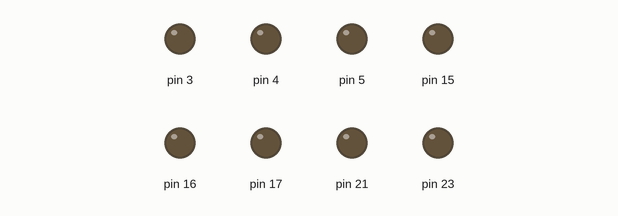
Simulated run of this program. Board: MicroPython board. On the bench: output pins drawn as LEDs (lit = HIGH).

Above: at 0.05 s.
At 0.45 s:
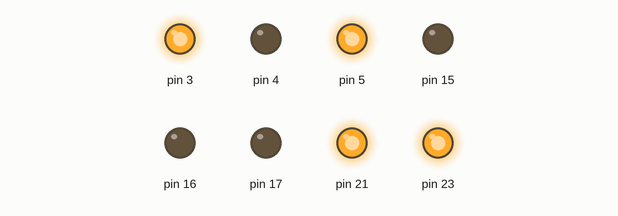
At 0.75 s:
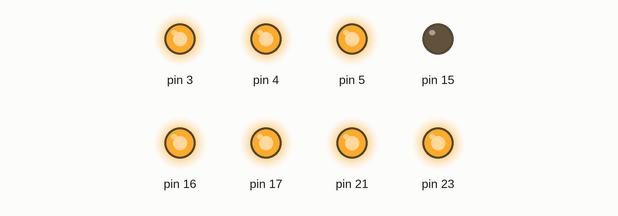
At 1.45 s:
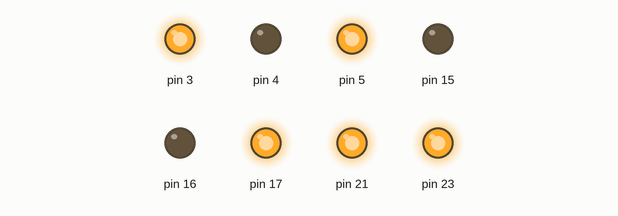
At 2.15 s:
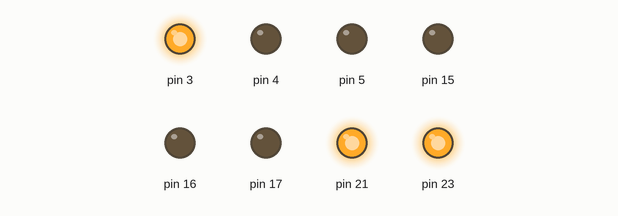
At 2.85 s:
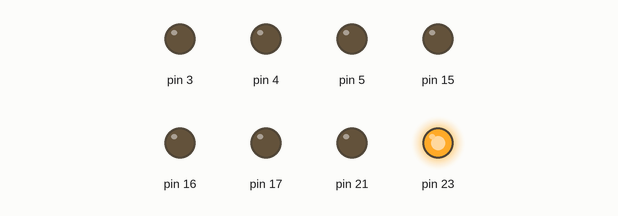
Timing chart, 0 to 3.1 s (numbered marks = the images above):
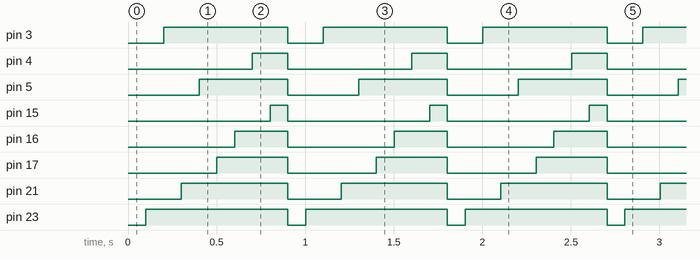

Measured:
- by itself, pin 3: alternates HIGH for 0.70 s and LOW for 0.20 s
- by itself, pin 4: alternates HIGH for 0.20 s and LOW for 0.70 s
- by itself, pin 5: alternates HIGH for 0.50 s and LOW for 0.40 s
- by itself, pin 15: alternates HIGH for 0.10 s and LOW for 0.80 s
- by itself, pin 16: alternates HIGH for 0.30 s and LOW for 0.60 s
- by itself, pin 17: alternates HIGH for 0.40 s and LOW for 0.50 s
- by itself, pin 21: alternates HIGH for 0.60 s and LOW for 0.30 s
- by itself, pin 23: alternates HIGH for 0.80 s and LOW for 0.10 s

The program:

varios_leds.py
```python
from machine import Pin
import utime
led_nums = [15, 4, 16, 17, 5, 21, 3, 23]
leds_list = list(map(lambda x: Pin(x, Pin.OUT), led_nums))

def leds(led_states: list):
    for i in range(len(leds_list)):
        leds_list[i].value(led_states[i])

while True:
    leds([0,0,0,0,0,0,0,0])
    utime.sleep(0.1)
    leds([0,0,0,0,0,0,0,1])
    utime.sleep(0.1)
    leds([0,0,0,0,0,0,1,1])
    utime.sleep(0.1)
    leds([0,0,0,0,0,1,1,1])
    utime.sleep(0.1)
    leds([0,0,0,0,1,1,1,1])
    utime.sleep(0.1)
    leds([0,0,0,1,1,1,1,1])
    utime.sleep(0.1)
    leds([0,0,1,1,1,1,1,1])
    utime.sleep(0.1)
    leds([0,1,1,1,1,1,1,1])
    utime.sleep(0.1)
    leds([1,1,1,1,1,1,1,1])
    utime.sleep(0.1)

if __name__ == "__main__":
    main()
```
